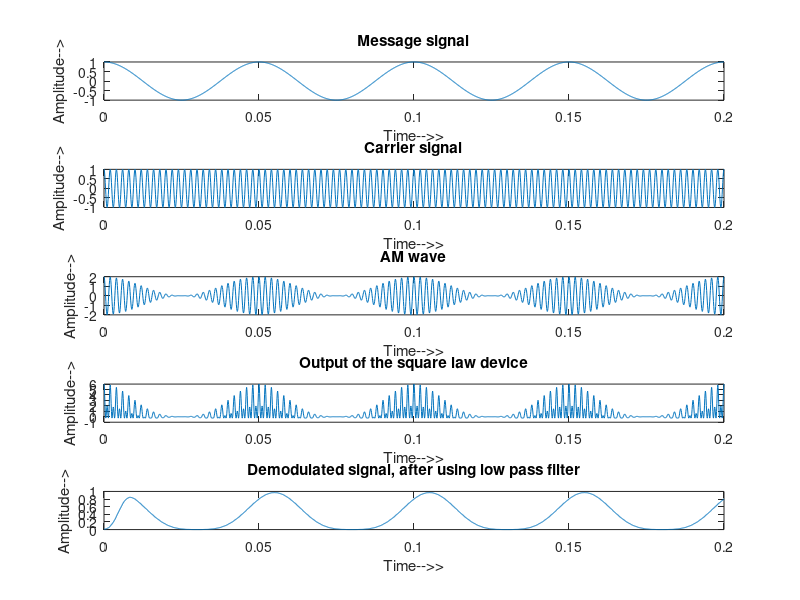

Recreate this plot in MATLAB.
clc                % clears the command window
clear all;         % clears all variables from memory
close all;         % closes all figures

t = 0:0.0001:0.2;  % creates a time vector from 0 to 0.2 seconds with a step size of 0.0001 seconds

fm = 20;           % frequency of the message signal
m_t = cos(2*pi*fm*t);  % generates the message signal as a cosine wave with frequency fm
subplot(5, 1, 1);  % sets up a subplot of 5 rows and 1 column and selects the first subplot
plot(t, m_t);      % plots the message signal
title('Message signal'); xlabel('Time-->>'); ylabel('Amplitude-->');

fc = 500;          % frequency of the carrier signal
m_c = cos(2*pi*fc*t);  % generates the carrier signal as a cosine wave with frequency fc
subplot(5, 1, 2);  % selects the second subplot
plot(t, m_c);      % plots the carrier signal
title('Carrier signal'); xlabel('Time-->>'); ylabel('Amplitude-->');

ka = 1;            % modulation index
v_1 = (1 + ka * m_t) .* m_c;  % generates the AM signal
subplot(5, 1, 3);  % selects the third subplot
plot(t, v_1);      % plots the AM signal
title('AM wave'); xlabel('Time-->>'); ylabel('Amplitude-->');

v = v_1 + (v_1 .* v_1);  % output's equation of the square-law device
subplot(5, 1, 4);  % selects the fourth subplot
plot(t, v);        % plots the output of the square-law device
title('Output of the square law device'); xlabel('Time-->>'); ylabel('Amplitude-->');

F = fir1(100, 0.001, 'low');  % creates a low-pass filter with cutoff frequency of 0.001
am_demodulation = filter(F, 2, v);  % filters the output of the square-law device using the low-pass filter
subplot(5, 1, 5);  % selects the fifth subplot
plot(t, am_demodulation);  % plots the demodulated signal after low-pass filtering
title('Demodulated signal, after using low pass filter');
xlabel('Time-->>'); 
ylabel('Amplitude-->');
